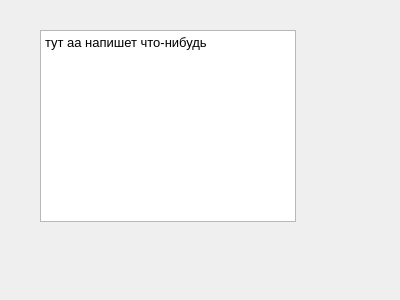
<?xml version="1.0" encoding="UTF-8"?>
<ui version="4.0">
 <class>Support</class>
 <widget class="QDialog" name="Support">
  <property name="geometry">
   <rect>
    <x>0</x>
    <y>0</y>
    <width>400</width>
    <height>300</height>
   </rect>
  </property>
  <property name="windowTitle">
   <string>Dialog</string>
  </property>
  <widget class="QTextBrowser" name="textBrowser">
   <property name="geometry">
    <rect>
     <x>40</x>
     <y>30</y>
     <width>256</width>
     <height>192</height>
    </rect>
   </property>
   <property name="html">
    <string>&lt;!DOCTYPE HTML PUBLIC &quot;-//W3C//DTD HTML 4.0//EN&quot; &quot;http://www.w3.org/TR/REC-html40/strict.dtd&quot;&gt;
&lt;html&gt;&lt;head&gt;&lt;meta name=&quot;qrichtext&quot; content=&quot;1&quot; /&gt;&lt;style type=&quot;text/css&quot;&gt;
p, li { white-space: pre-wrap; }
&lt;/style&gt;&lt;/head&gt;&lt;body style=&quot; font-family:'Noto Sans'; font-size:10pt; font-weight:400; font-style:normal;&quot;&gt;
&lt;p style=&quot; margin-top:0px; margin-bottom:0px; margin-left:0px; margin-right:0px; -qt-block-indent:0; text-indent:0px;&quot;&gt;тут аа напишет что-нибудь&lt;/p&gt;&lt;/body&gt;&lt;/html&gt;</string>
   </property>
  </widget>
 </widget>
 <resources/>
 <connections/>
</ui>
